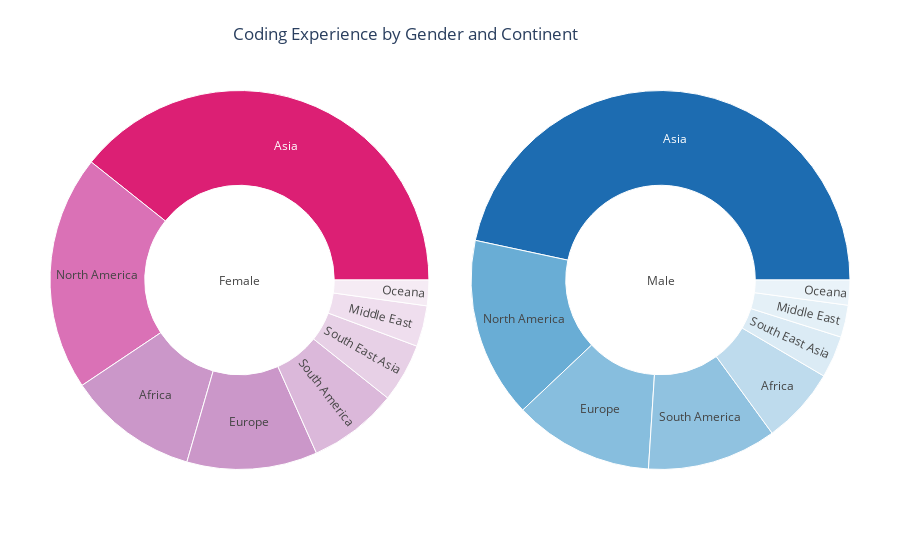

Notebook code cell kept with this figure:
### Code cell
# Creating dataframe of role and education.
df_high_edu = df.drop(
    df[(df["Role"] == "Student") | (df["Role"] == "Not Mentioned") |
       (df["Role"] == "Other") | (df["Education"] == 'Not Mentioned')].index
)

# Grouping education to two groups: lower and higher.
df_high_edu.replace({
    'Bachelor’s degree': 'Lower education',
    'Professional degree': 'Lower education',
    'Some college/university': 'Lower education',
    'High school': 'Lower education',
    'Master’s degree': 'Higher education',
    'Doctoral degree': 'Higher education',
}, inplace=True)

# Adding different spacing per continent to the "Role" column.
# Solve the problem of multiple ids passed to sunbrust plot.
continents = df_high_edu["Continent"].unique()
i = 0

for continent in continents:
    condition = df_high_edu["Continent"] != continent
    df_high_edu["Role"].where(condition, df_high_edu["Role"] + ' '*i, inplace=True)
    i += 1
    

# Dividing dataframe to female and male.
df_high_edu_female = df_high_edu[df_high_edu["Gender"] == "Female"]
df_high_edu_male = df_high_edu[df_high_edu["Gender"] == "Male"]

# Creating dataframe of only lower education.
df_lower_edu = df_high_edu[df_high_edu["Education"] == "Lower education"]
df_lower_edu.drop(df_lower_edu[df_lower_edu["Coding_years"] == "Not Mentioned"].index,
                  inplace=True)
# Grouping coding experience to three groups: begginer, intermediate and pro.
df_lower_edu["Coding_years"].replace({
    'I have never written code': '0 years', '0 years': 'Begginer', 
    '1-2 years': 'Begginer', '< 1 years': 'Begginer', '3-5 years': 'Intermediate', 
    '5-10 years': 'Pro', '10-20 years': 'Pro', '20+ years': 'Pro'
}, inplace=True)

# Dividing dataframe by gender.
df_lower_edu_female = df_lower_edu[df_lower_edu["Gender"] == "Female"]
df_lower_edu_male = df_lower_edu[df_lower_edu["Gender"] == "Male"]

# Plotting sunburst of experience by continent.
levels = ["Coding_years", "Continent"]
value_column = 'Ones'

df_all_trees1 = build_hierarchical_dataframe(
    df_lower_edu_female, levels, value_column, name='Female')
df_all_trees2 = build_hierarchical_dataframe(
    df_lower_edu_male, levels, value_column, name='Male')

plot_sunburst(df_all_trees1, df_all_trees2,
              title="Coding Experience by Gender and Continent")

### Figure 1 — Plotly figure (JSON) as saved in the notebook; plotly's stock layout.template omitted (floating-point values rounded to 4 significant figures)
{"data": [{"branchvalues": "total", "domain": {"column": 0}, "hovertemplate": "<b>%{label} </b><br><i>Amount: %{value}<br>Percentage: %{color:%.2f}<i>", "labels": ["0 years", "0 years", "0 years", "0 years", "0 years", "0 years", "0 years", "Begginer", "Begginer", "Begginer", "Begginer", "Begginer", "Begginer", "Begginer", "Begginer", "Intermediate", "Intermediate", "Intermediate", "Intermediate", "Intermediate", "Intermediate", "Intermediate", "Pro", "Pro", "Pro", "Pro", "Pro", "Pro", "Pro", "Africa", "Asia", "Europe", "Middle East", "North America", "Oceana", "South America", "South East Asia", "Female"], "marker": {"colors": [0.1373, 0.1111, 0.1569, 0.0625, 0.06522, 0.1429, 0.1304, 0.6275, 0.6611, 0.451, 0.6875, 0.413, 0.5, 0.5714, 0.6522, 0.1569, 0.1722, 0.2157, 0.2717, 0.2, 0.1429, 0.2174, 0.07843, 0.05556, 0.1765, 0.25, 0.25, 0.3, 0.1429, 0.1114, 0.393, 0.1114, 0.03493, 0.2009, 0.02183, 0.07642, 0.05022, 0], "colorscale": [[0, "rgb(255,255,255)"], [0.1667, "rgb(201,148,199)"], [0.3333, "rgb(223,101,176)"], [0.5, "rgb(231,41,138)"], [0.6667, "rgb(206,18,86)"], [0.8333, "rgb(152,0,67)"], [1, "rgb(103,0,31)"]]}, "maxdepth": 2, "name": "Female", "parents": ["Africa", "Asia", "Europe", "Middle East", "North America", "South America", "South East Asia", "Africa", "Asia", "Europe", "Middle East", "North America", "Oceana", "South America", "South East Asia", "Africa", "Asia", "Europe", "North America", "Oceana", "South America", "South East Asia", "Africa", "Asia", "Europe", "Middle East", "North America", "Oceana", "South America", "Female", "Female", "Female", "Female", "Female", "Female", "Female", "Female", ""], "type": "sunburst", "values": [7, 20, 8, 1, 6, 5, 3, 32, 119, 23, 11, 38, 5, 20, 15, 8, 31, 11, 25, 2, 5, 5, 4, 10, 9, 4, 23, 3, 5, 51, 180, 51, 16, 92, 10, 35, 23, 458]}, {"branchvalues": "total", "domain": {"column": 1}, "hovertemplate": "<b>%{label} </b><br><i>Amount: %{value}<br>Percentage: %{color:%.2f}<i>", "labels": ["0 years", "0 years", "0 years", "0 years", "0 years", "0 years", "0 years", "0 years", "Begginer", "Begginer", "Begginer", "Begginer", "Begginer", "Begginer", "Begginer", "Begginer", "Intermediate", "Intermediate", "Intermediate", "Intermediate", "Intermediate", "Intermediate", "Intermediate", "Intermediate", "Pro", "Pro", "Pro", "Pro", "Pro", "Pro", "Pro", "Pro", "Africa", "Asia", "Europe", "Middle East", "North America", "Oceana", "South America", "South East Asia", "Male"], "marker": {"colors": [0.104, 0.06298, 0.05676, 0.03529, 0.03774, 0.04545, 0.03509, 0.02703, 0.6733, 0.6083, 0.427, 0.4941, 0.3103, 0.2727, 0.5614, 0.7387, 0.1287, 0.2194, 0.2676, 0.2588, 0.2809, 0.2121, 0.2573, 0.1261, 0.09406, 0.1093, 0.2486, 0.2118, 0.3711, 0.4697, 0.1462, 0.1081, 0.0652, 0.4664, 0.1194, 0.02744, 0.154, 0.0213, 0.1104, 0.03583, 0], "colorscale": [[0, "rgb(255,255,255)"], [0.2, "rgb(107,174,214)"], [0.4, "rgb(66,146,198)"], [0.6, "rgb(33,113,181)"], [0.8, "rgb(8,81,156)"], [1, "rgb(8,48,107)"]]}, "maxdepth": 2, "name": "Male", "parents": ["Africa", "Asia", "Europe", "Middle East", "North America", "Oceana", "South America", "South East Asia", "Africa", "Asia", "Europe", "Middle East", "North America", "Oceana", "South America", "South East Asia", "Africa", "Asia", "Europe", "Middle East", "North America", "Oceana", "South America", "South East Asia", "Africa", "Asia", "Europe", "Middle East", "North America", "Oceana", "South America", "South East Asia", "Male", "Male", "Male", "Male", "Male", "Male", "Male", "Male", ""], "type": "sunburst", "values": [21, 91, 21, 3, 18, 3, 12, 3, 136, 879, 158, 42, 148, 18, 192, 82, 26, 317, 99, 22, 134, 14, 88, 14, 19, 158, 92, 18, 177, 31, 50, 12, 202, 1445, 370, 85, 477, 66, 342, 111, 3098]}], "layout": {"grid": {"columns": 2, "rows": 1}, "margin": {"b": 50, "l": 50, "r": 50, "t": 50}, "plot_bgcolor": "#fff", "title": {"text": "Coding Experience by Gender and Continent", "x": 0.45, "xanchor": "center", "y": 0.95, "yanchor": "top"}}}
